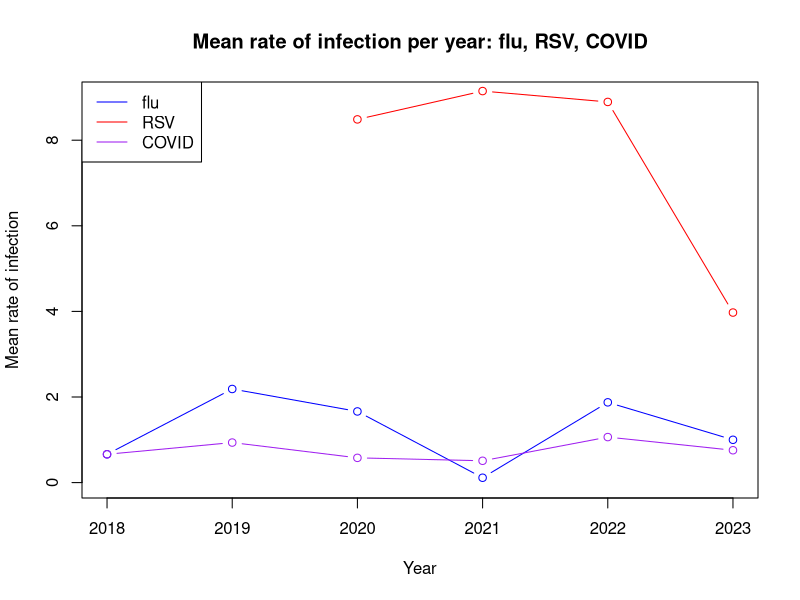

Write the R code that produced this figure.
# Week 1 assignment 

resp_data <- read.csv("Rates_of_Laboratory-Confirmed_RSV__COVID-19__and_Flu_Hospitalizations_from_the_RESP-NET_Surveillance_Systems_20240115.csv")

# extracting combined data from flu for each year into separate data frames 
overall2018_flu <- resp_data[which(resp_data$Surveillance.Network == 'FluSurv-NET' & 
                        resp_data$MMWR.Year == '2018' & resp_data$Age.group == 'Overall' & 
                        resp_data$Sex == 'Overall' & resp_data$Race.Ethnicity == 'Overall' & 
                        resp_data$Site == 'Overall'),]
overall2019_flu <- resp_data[which(resp_data$Surveillance.Network == 'FluSurv-NET' & 
                                      resp_data$MMWR.Year == '2019' & resp_data$Age.group == 'Overall' & 
                                      resp_data$Sex == 'Overall' & resp_data$Race.Ethnicity == 'Overall' & 
                                      resp_data$Site == 'Overall'),]
overall2020_flu <- resp_data[which(resp_data$Surveillance.Network == 'FluSurv-NET' & 
                                      resp_data$MMWR.Year == '2020' & resp_data$Age.group == 'Overall' & 
                                      resp_data$Sex == 'Overall' & resp_data$Race.Ethnicity == 'Overall' & 
                                      resp_data$Site == 'Overall'),]
overall2021_flu <- resp_data[which(resp_data$Surveillance.Network == 'FluSurv-NET' & 
                                      resp_data$MMWR.Year == '2021' & resp_data$Age.group == 'Overall' & 
                                      resp_data$Sex == 'Overall' & resp_data$Race.Ethnicity == 'Overall' & 
                                      resp_data$Site == 'Overall'),]
overall2022_flu <- resp_data[which(resp_data$Surveillance.Network == 'FluSurv-NET' & 
                                      resp_data$MMWR.Year == '2022' & resp_data$Age.group == 'Overall' & 
                                      resp_data$Sex == 'Overall' & resp_data$Race.Ethnicity == 'Overall' & 
                                      resp_data$Site == 'Overall'),]
overall2023_flu <- resp_data[which(resp_data$Surveillance.Network == 'FluSurv-NET' & 
                                      resp_data$MMWR.Year == '2023' & resp_data$Age.group == 'Overall' & 
                                      resp_data$Sex == 'Overall' & resp_data$Race.Ethnicity == 'Overall' & 
                                      resp_data$Site == 'Overall'),]

# extracting combined data from RSV for each year into separate data frames 
overall2018_RSV <- resp_data[which(resp_data$Surveillance.Network == 'RSV-NET' & 
                                     resp_data$MMWR.Year == '2018' & resp_data$Age.group == 'Overall' & 
                                     resp_data$Sex == 'Overall' & resp_data$Race.Ethnicity == 'Overall' & 
                                     resp_data$Site == 'Overall'),]
overall2019_RSV <- resp_data[which(resp_data$Surveillance.Network == 'RSV-NET' & 
                                     resp_data$MMWR.Year == '2019' & resp_data$Age.group == 'Overall' & 
                                     resp_data$Sex == 'Overall' & resp_data$Race.Ethnicity == 'Overall' & 
                                     resp_data$Site == 'Overall'),]
overall2020_RSV <- resp_data[which(resp_data$Surveillance.Network == 'RSV-NET' & 
                                     resp_data$MMWR.Year == '2020' & resp_data$Age.group == 'Overall' & 
                                     resp_data$Sex == 'Overall' & resp_data$Race.Ethnicity == 'Overall' & 
                                     resp_data$Site == 'Overall'),]
overall2021_RSV <- resp_data[which(resp_data$Surveillance.Network == 'RSV-NET' & 
                                     resp_data$MMWR.Year == '2021' & resp_data$Age.group == 'Overall' & 
                                     resp_data$Sex == 'Overall' & resp_data$Race.Ethnicity == 'Overall' & 
                                     resp_data$Site == 'Overall'),]
overall2022_RSV <- resp_data[which(resp_data$Surveillance.Network == 'RSV-NET' & 
                                     resp_data$MMWR.Year == '2022' & resp_data$Age.group == 'Overall' & 
                                     resp_data$Sex == 'Overall' & resp_data$Race.Ethnicity == 'Overall' & 
                                     resp_data$Site == 'Overall'),]
overall2023_RSV <- resp_data[which(resp_data$Surveillance.Network == 'RSV-NET' & 
                                     resp_data$MMWR.Year == '2023' & resp_data$Age.group == 'Overall' & 
                                     resp_data$Sex == 'Overall' & resp_data$Race.Ethnicity == 'Overall' & 
                                     resp_data$Site == 'Overall'),]

# extracting combined data from COVID for each year into separate data frames 
overall2018_COVID <- resp_data[which(resp_data$Surveillance.Network == 'COVID-NET' & 
                                     resp_data$MMWR.Year == '2018' & resp_data$Age.group == 'Overall' & 
                                     resp_data$Sex == 'Overall' & resp_data$Race.Ethnicity == 'Overall' & 
                                     resp_data$Site == 'Overall'),]
overall2019_COVID <- resp_data[which(resp_data$Surveillance.Network == 'COVID-NET' & 
                                     resp_data$MMWR.Year == '2019' & resp_data$Age.group == 'Overall' & 
                                     resp_data$Sex == 'Overall' & resp_data$Race.Ethnicity == 'Overall' & 
                                     resp_data$Site == 'Overall'),]
overall2020_COVID <- resp_data[which(resp_data$Surveillance.Network == 'COVID-NET' & 
                                     resp_data$MMWR.Year == '2020' & resp_data$Age.group == 'Overall' & 
                                     resp_data$Sex == 'Overall' & resp_data$Race.Ethnicity == 'Overall' & 
                                     resp_data$Site == 'Overall'),]
overall2021_COVID <- resp_data[which(resp_data$Surveillance.Network == 'COVID-NET' & 
                                     resp_data$MMWR.Year == '2021' & resp_data$Age.group == 'Overall' & 
                                     resp_data$Sex == 'Overall' & resp_data$Race.Ethnicity == 'Overall' & 
                                     resp_data$Site == 'Overall'),]
overall2022_COVID <- resp_data[which(resp_data$Surveillance.Network == 'COVID-NET' & 
                                     resp_data$MMWR.Year == '2022' & resp_data$Age.group == 'Overall' & 
                                     resp_data$Sex == 'Overall' & resp_data$Race.Ethnicity == 'Overall' & 
                                     resp_data$Site == 'Overall'),]
overall2023_COVID <- resp_data[which(resp_data$Surveillance.Network == 'COVID-NET' & 
                                     resp_data$MMWR.Year == '2023' & resp_data$Age.group == 'Overall' & 
                                     resp_data$Sex == 'Overall' & resp_data$Race.Ethnicity == 'Overall' & 
                                     resp_data$Site == 'Overall'),]

# calculating mean overall rate for each year for flu 
mean_rate_flu2018 <- sum(overall2018_flu$Weekly.Rate)/length(overall2018_flu$Weekly.Rate)
mean_rate_flu2019 <- sum(overall2019_flu$Weekly.Rate)/length(overall2019_flu$Weekly.Rate)
mean_rate_flu2020 <- sum(overall2020_flu$Weekly.Rate)/length(overall2020_flu$Weekly.Rate)
mean_rate_flu2021 <- sum(overall2021_flu$Weekly.Rate)/length(overall2021_flu$Weekly.Rate)
mean_rate_flu2022 <- sum(overall2022_flu$Weekly.Rate)/length(overall2022_flu$Weekly.Rate)
mean_rate_flu2023 <- sum(overall2023_flu$Weekly.Rate)/length(overall2023_flu$Weekly.Rate)
mean_rate_flu_yearly <- c(mean_rate_flu2018, mean_rate_flu2019, mean_rate_flu2020, 
                          mean_rate_flu2021, mean_rate_flu2022, mean_rate_flu2023)

# calculating mean overall rate for each year for RSV
mean_rate_RSV2018 <- sum(overall2018_RSV$Weekly.Rate)/length(overall2018_RSV$Weekly.Rate)
mean_rate_RSV2019 <- sum(overall2019_RSV$Weekly.Rate)/length(overall2019_RSV$Weekly.Rate)
mean_rate_RSV2020 <- sum(overall2020_RSV$Weekly.Rate)/length(overall2020_RSV$Weekly.Rate)
mean_rate_RSV2021 <- sum(overall2021_RSV$Weekly.Rate)/length(overall2021_RSV$Weekly.Rate)
mean_rate_RSV2022 <- sum(overall2022_RSV$Weekly.Rate)/length(overall2022_RSV$Weekly.Rate)
mean_rate_RSV2023 <- sum(overall2023_RSV$Weekly.Rate)/length(overall2023_RSV$Weekly.Rate)
mean_rate_RSV_yearly <- c(mean_rate_RSV2018, mean_rate_RSV2019, mean_rate_RSV2020, 
                          mean_rate_RSV2021, mean_rate_RSV2022, mean_rate_RSV2023)

# calculating mean overall rate for each year for COVID 
mean_rate_COVID2018 <- sum(overall2018_COVID$Weekly.Rate)/length(overall2018_COVID$Weekly.Rate)
mean_rate_COVID2019 <- sum(overall2019_COVID$Weekly.Rate)/length(overall2019_COVID$Weekly.Rate)
mean_rate_COVID2020 <- sum(overall2020_COVID$Weekly.Rate)/length(overall2020_COVID$Weekly.Rate)
mean_rate_COVID2021 <- sum(overall2021_COVID$Weekly.Rate)/length(overall2021_COVID$Weekly.Rate)
mean_rate_COVID2022 <- sum(overall2022_COVID$Weekly.Rate)/length(overall2022_COVID$Weekly.Rate)
mean_rate_COVID2023 <- sum(overall2023_COVID$Weekly.Rate)/length(overall2023_COVID$Weekly.Rate)
mean_rate_COVID_yearly <- c(mean_rate_COVID2018, mean_rate_COVID2019, mean_rate_COVID2020, 
                          mean_rate_COVID2021, mean_rate_COVID2022, mean_rate_COVID2023)

plot(2018:2023, type='b', mean_rate_flu_yearly, col='blue', ylim=c(0,9), xlab='Year', ylab='Mean rate of infection')
points(2018:2023, type='b', mean_rate_COVID_yearly, col='red')
points(2018:2023, type='b', mean_rate_RSV_yearly, col='purple')
legend('topleft', legend=c('flu', 'RSV', 'COVID'), col=c('blue', 'red', 'purple'), lty=1)
title('Mean rate of infection per year: flu, RSV, COVID')

